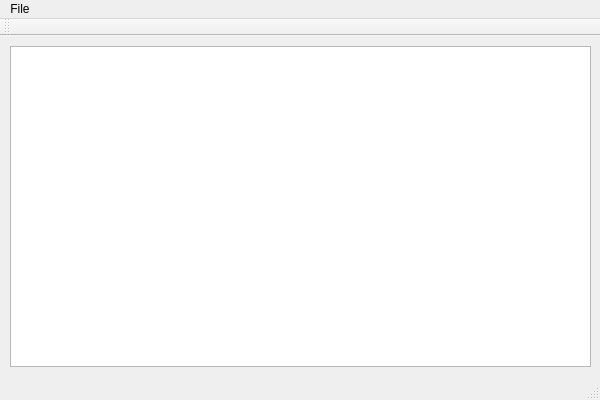
<?xml version="1.0" encoding="UTF-8"?>
<ui version="4.0">
 <class>Notepad</class>
 <widget class="QMainWindow" name="Notepad">
  <property name="geometry">
   <rect>
    <x>0</x>
    <y>0</y>
    <width>600</width>
    <height>400</height>
   </rect>
  </property>
  <property name="windowTitle">
   <string>Notepad</string>
  </property>
  <widget class="QWidget" name="centralWidget">
   <widget class="QTextEdit" name="editor">
    <property name="geometry">
     <rect>
      <x>10</x>
      <y>10</y>
      <width>581</width>
      <height>321</height>
     </rect>
    </property>
   </widget>
  </widget>
  <widget class="QMenuBar" name="menuBar">
   <property name="geometry">
    <rect>
     <x>0</x>
     <y>0</y>
     <width>600</width>
     <height>26</height>
    </rect>
   </property>
   <widget class="QMenu" name="menuFile">
    <property name="title">
     <string>File</string>
    </property>
    <addaction name="actionNew"/>
    <addaction name="actionOpen"/>
    <addaction name="actionSave"/>
    <addaction name="actionSave_As"/>
    <addaction name="separator"/>
    <addaction name="actionFont_2"/>
    <addaction name="separator"/>
    <addaction name="actionPrint"/>
    <addaction name="separator"/>
    <addaction name="actionExit"/>
   </widget>
   <addaction name="menuFile"/>
  </widget>
  <widget class="QToolBar" name="mainToolBar">
   <attribute name="toolBarArea">
    <enum>TopToolBarArea</enum>
   </attribute>
   <attribute name="toolBarBreak">
    <bool>false</bool>
   </attribute>
  </widget>
  <widget class="QStatusBar" name="statusBar"/>
  <action name="actionNew">
   <property name="text">
    <string>New</string>
   </property>
   <property name="shortcut">
    <string>Ctrl+N</string>
   </property>
  </action>
  <action name="actionOpen">
   <property name="text">
    <string>Open...</string>
   </property>
   <property name="shortcut">
    <string>Ctrl+O</string>
   </property>
  </action>
  <action name="actionSave">
   <property name="text">
    <string>Save</string>
   </property>
   <property name="shortcut">
    <string>Ctrl+S</string>
   </property>
  </action>
  <action name="actionSave_As">
   <property name="text">
    <string>Save As...</string>
   </property>
   <property name="shortcut">
    <string>Ctrl+Shift+S</string>
   </property>
  </action>
  <action name="actionFont">
   <property name="text">
    <string>Font...</string>
   </property>
  </action>
  <action name="actionFont_2">
   <property name="text">
    <string>Font...</string>
   </property>
  </action>
  <action name="actionExit">
   <property name="text">
    <string>Exit</string>
   </property>
  </action>
  <action name="actionPrint">
   <property name="text">
    <string>Print...</string>
   </property>
   <property name="shortcut">
    <string>Ctrl+P</string>
   </property>
  </action>
 </widget>
 <layoutdefault spacing="6" margin="11"/>
 <resources/>
 <connections/>
</ui>
